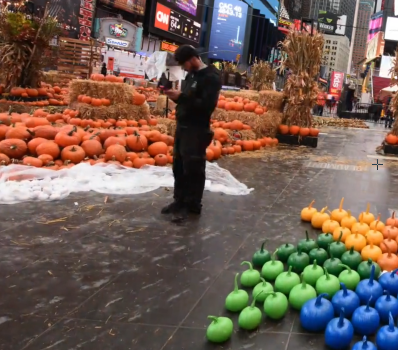
#> input picture images/t1_1.png, 398 x 350 px
$ python t1.py
#> lines starting #> are read from the running program, lines starting #| are printed output that depends on the picture
#> further down, img1 is the input picture: shape (350, 398, 3); mean B, G, R 83.2, 93.9, 113.9
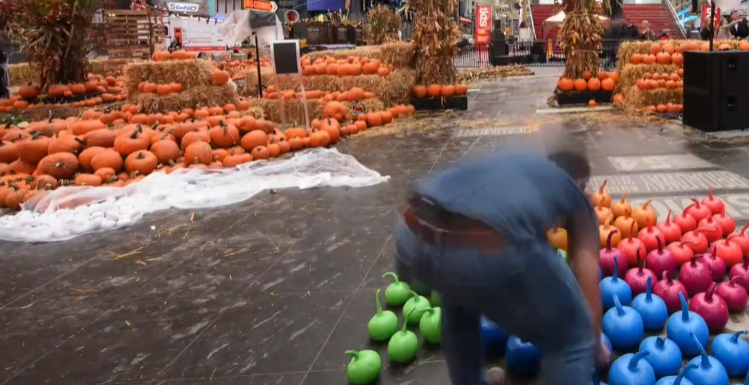
#> input picture images/t1_2.png, 749 x 385 px
#> further down, img2 is the input picture: shape (385, 749, 3); mean B, G, R 85, 91.1, 117.7
#Only add your code inside the function (including newly improted packages)
# You can design a new function and call the new function in the given functions.
# Not following the project guidelines will result in a 10% reduction in grades

import cv2
import numpy as np
import matplotlib.pyplot as plt


def stitch_background(img1, img2, savepath=''):
    "The output image should be saved in the savepath."
#> called with savepath = 'task1.png'
    "Do NOT modify the code provided."

    gray1 = cv2.cvtColor(img1, cv2.COLOR_BGR2GRAY)
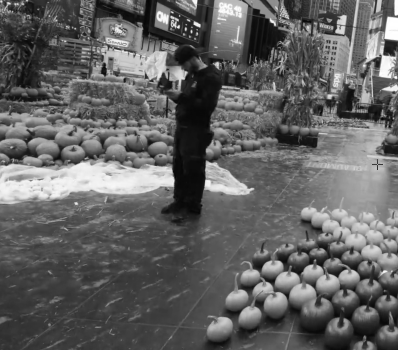
#> gray1: shape (350, 398); min 4, max 255, mean 98.6
    gray2 = cv2.cvtColor(img2, cv2.COLOR_BGR2GRAY)
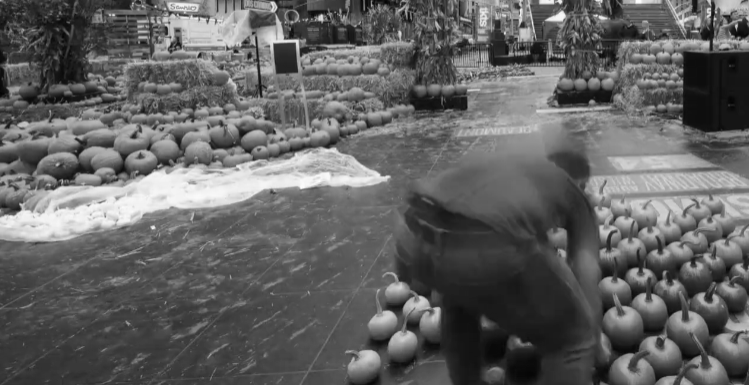
#> gray2: shape (385, 749); min 3, max 254, mean 98.3

    ######## SIFT
    sift=cv2.SIFT_create(nfeatures=300)
    kp1,des1=sift.detectAndCompute(gray1,None)
#> kp1 = 300 keypoints; strongest (x, y, size): (178, 27, 1.9), (162, 17, 10.5), (179, 74, 9.3), (377, 62, 5.8)
    kp2,des2=sift.detectAndCompute(gray2,None)
#> kp2 = 301 keypoints; strongest (x, y, size): (321, 18, 4.7), (560, 17, 7.5), (736, 26, 2.2), (715, 19, 1.8)

    ######## Match

    def match(d1, d2, n):

#> called with n = 45
        l1 = len(d1[:,])
#> l1 = 300
        l2 = len(d2[:,])
#> l2 = 301
        l2d = np.empty([l1,l2])

        for i in range(0,l1):
            ti = d1[i,:]
            for j in range(0,l2):
                tj = d2[j,:]
                t = 0
                for k in range(0,128):
                   t += (ti[k] - tj[k])**2
                l2d[i,j] = t**0.5
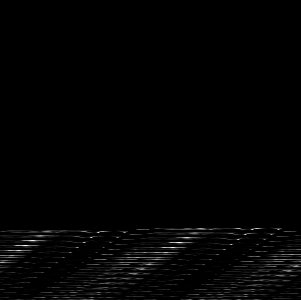
#> l2d: shape (300, 301) float64; min 49.48, max 9.04e+15, mean 1.09e+14; drawn with min black and max white

        idx = np.argpartition(l2d.ravel(), n)
        return l2d,tuple(np.array(np.unravel_index(idx, l2d.shape))[:, range(min(n, 0), max(n, 0))])

    l2d, ind = match(des1, des2, 45)

    ######## Homography
    # [12 lines left out: function homography, not called in this run]

    h1 = homography(kp1, kp2, ind, 15)
    h2 = np.linalg.inv(h1)

    ######## Stitch
    # [34 lines left out: function stitch, not called in this run]

    timg2, timg1 = stitch(img2, img1, h2)

    # Blending
    # [23 lines left out: function blend, not called in this run]

    b = blend(timg1, timg2, 10)

    ######## Save
    cv2.imwrite(savepath, b)

    return
if __name__ == "__main__":
    img1 = cv2.imread('./images/t1_1.png')
    img2 = cv2.imread('./images/t1_2.png')
    savepath = 'task1.png'
#> (the run stopped early here; a loop or call above may not have finished)
